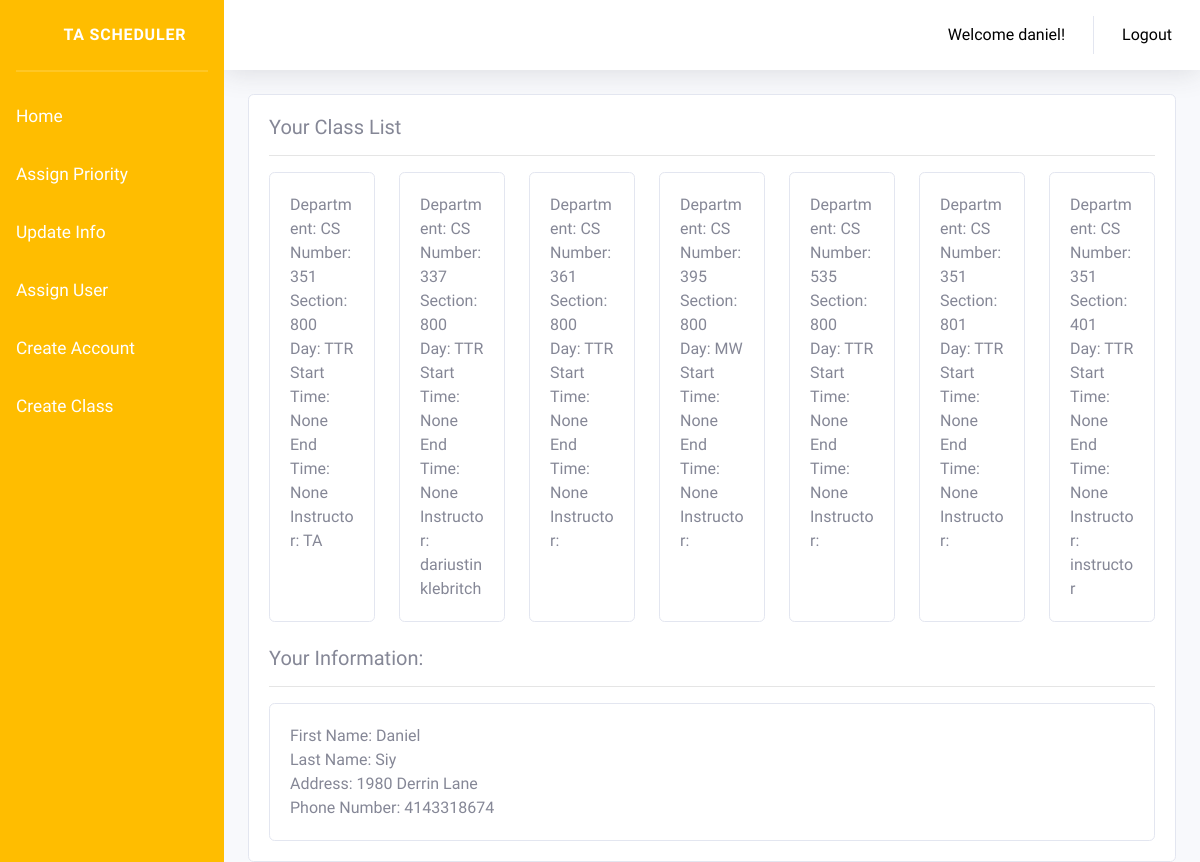
Page /home/ (signed in) on the earlier database version.
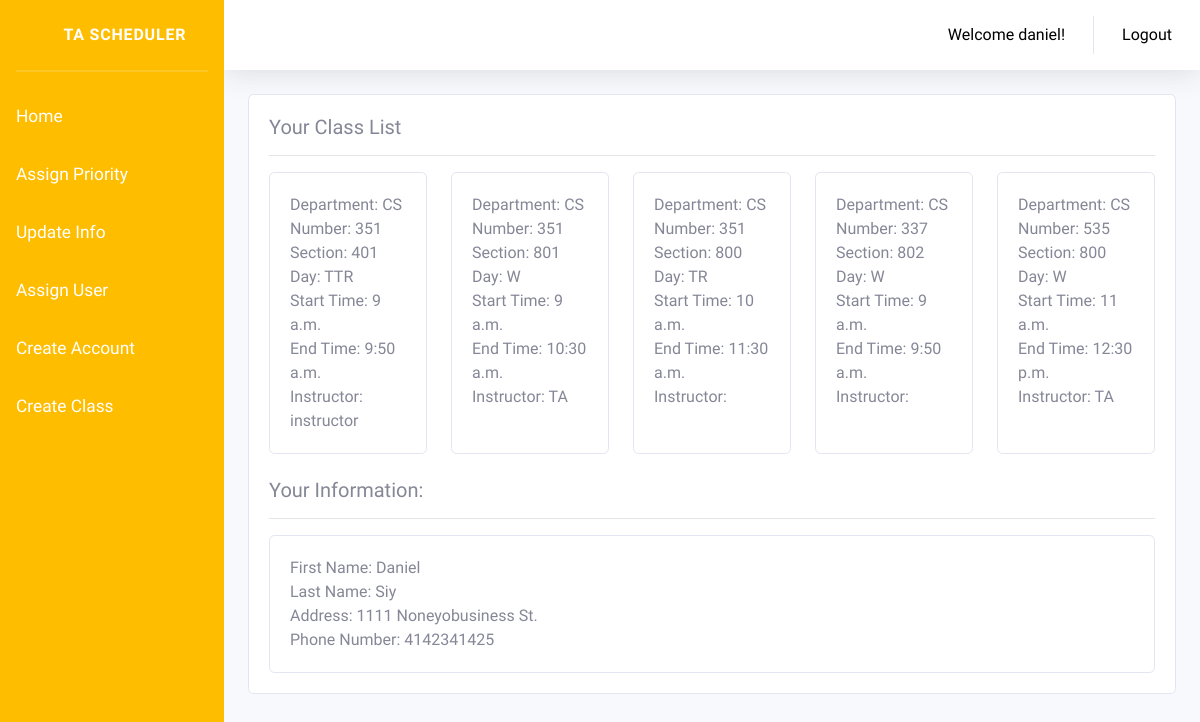
Same page on the later database version.
### CS361WebApp/models.py (models this page shows, shortened)
class CourseTime(models.Model):
    department = models.CharField(max_length=50, validators=[validate_alpha])
    number = models.CharField(max_length=50, validators=[validate_numeric])
    start = models.TimeField(auto_now=False, auto_now_add=False, null=True)
    end = models.TimeField(auto_now=False, auto_now_add=False, null=True)
    day = models.CharField(max_length=50, validators=[validate_alpha])
    section = models.CharField(max_length=50, validators=[validate_numeric])
    instructor = models.CharField(max_length=50, blank=True)

### user/models.py (models this page shows, shortened)
class Profile(models.Model):
    user = models.OneToOneField(User, on_delete=models.CASCADE)
    role = models.IntegerField(choices=ROLE_CHOICES, default=1)
    firstname = models.CharField(max_length=50, blank=True)
    lastname = models.CharField(max_length=50, blank=True)
    address = models.CharField(max_length=80, blank=True)
    phone = models.CharField(max_length=20, blank=True)

### CS361WebApp/views.py (the view)
# urls.py: path('home/', views.home, name='CS361WebApp-home'),
@login_required
def home(request):
    course_result = CourseTime.objects.all()
    profile = Profile.objects.filter(user=request.user)
    return render(request, 'CS361WebApp/home.html', {"courses": course_result, 'profile': profile})

### CS361WebApp/templates/CS361WebApp/home.html (shortened to what this page needs)
{% extends "CS361WebApp/base.html" %}
{% load static %}
{% block content %}
    <div class="card">
        <div class="card-body">
            <div class="card-title"><h5>Your Class List</h5></div>
            <hr>
            <div class="card-deck">
                {% for class in courses %}
                    <div class="card">
                        <div class="card-body">
                            <div class="card-text">
                            Department: {{ class.department }}<br>
                            Number: {{ class.number }}<br>
                            Section: {{ class.section }}<br>
                            Day: {{ class.day }}<br>
                            Start Time: {{ class.start }}<br>
                            End Time: {{ class.end }}<br>
                            Instructor: {{ class.instructor }}
                            </div>
                        </div>
                    </div>
                {% endfor %}
            </div>
        <br>
            <div>
                <div class="card-title"><h5>Your Information:</h5></div>
                <hr>
                <div class="card-deck">
                    {% for person in profile %}
                     <div class="card">
                        <div class="card-body">
                            <div class="card-text">
                               First Name: {{ person.firstname }}<br>
                               Last Name: {{ person.lastname }}<br>
                               Address: {{ person.address }}<br>
                               Phone Number: {{ person.phone }}<br>
                            </div>
                        </div>
                     </div>
                    {% endfor %}
                </div>
            </div>
        </div>
    </div>
{% endblock content %}

### CS361WebApp/templates/CS361WebApp/base.html (shortened to what this page needs)
{% load static %}
<html>
<head>
    <link rel="stylesheet" href="https://stackpath.bootstrapcdn.com/bootstrap/4.3.1/css/bootstrap.min.css"
>
    <link href="{% static 'css/sb-admin-2.min.css' %}" rel="stylesheet">
    <link href="{% static 'vendor/fontawesome-free/css/all.min.css' %}" rel="stylesheet"
          type="text/css">
</head>
<body id="page-top">
<div id="wrapper">
    <ul class="navbar-nav bg-gradient-primary sidebar sidebar-dark accordion" id="accordionSidebar">
        <a class="sidebar-brand d-flex align-items-center justify-content-center" href="">
            <div class="sidebar-brand-icon">
                <i class="fas fa-chalkboard-teacher"></i>
            </div>
            <div class="sidebar-brand-text mx-3">TA Scheduler</div>
        </a>
        <hr class="sidebar-divider my-0">
        <hr class="sidebar-divider">
        {% if user.is_authenticated %}
            <li class="nav-item">
                <a class="nav-link" href="{% url 'CS361WebApp-home' %}"><span>Home  <i
                        class="fas fa-home"></i></span></a>
                <a class="nav-link" href="{% url 'CS361WebApp-classList' %}"><span>Assign Priority  <i
                        class="fas fa-list"></i></span></a>
                <a class="nav-link" href="{% url 'CS361WebApp-updateinfo' %}"><span>Update Info  <i
                        class="fas fa-list"></i></span></a>
                <a class="nav-item nav-link" href="{% url 'CS361WebApp-assign' %}"><span>Assign User  <i
                            class="far fa-user"></i></span></a>
                {% if user.is_staff %}
                    <a class="nav-item nav-link" href="{% url 'register' %}"><span>Create Account  <i
                            class="fas fa-user-circle"></i></span></a>
                    <a class="nav-item nav-link" href="{% url 'CS361WebApp-coursetime' %}"><span>Create Class  <i
                            class="fas fa-chalkboard"></i></span></a>
                {% endif %}
            </li>
        {% endif %}
    </ul>
    <div id="content-wrapper" class="d-flex flex-column">
        <div id="content">
            <nav class="navbar navbar-expand navbar-light bg-white topbar mb-4 static-top shadow">
                <ul class="navbar-nav ml-auto">
                    <ul class="navbar-nav ml-auto">
                        {% if user.is_authenticated %}
                            <li class="nav-item dropdown no-arrow">
                                <a class="nav-item nav-link" href="#"
                                   style="color: black">Welcome {{ user.username }}!</a>
                            </li>
                        <li class="nav-item dropdown no-arrow">
                            <a class="nav-item nav-link" href="{% url 'logout' %}" style="color: black">Logout</a>
                        </li>
                        {% endif %}
                    </ul>
                </ul>
            </nav>
            <div class="container-fluid" style="margin-top: 0px; padding-top: 0px;">
                {% block content %}{% endblock content %}
            </div>
        </div>
    </div>
</div>
</body>
<body>
</body>
</html>

### CS361WebApp/templates/CS361WebApp/base.html (style rules this page uses)
.sidebar-dark .nav-item .nav-link { color: white; }
.sidebar .nav-item .nav-link span { font-size: 13pt; }
.sidebar-dark .nav-item .nav-link i { font-size: 13pt }

Differences in the rows shown:
removed CourseTime: department "CS", number "351", section "800", day "TTR", start "None", end "None", instructor "TA"
removed CourseTime: department "CS", number "337", section "800", day "TTR", start "None", end "None", instructor "dariustinklebritch"
removed CourseTime: department "CS", number "361", section "800", day "TTR", start "None", end "None"
removed CourseTime: department "CS", number "395", section "800", day "MW", start "None", end "None"
removed CourseTime: department "CS", number "535", section "800", day "TTR", start "None", end "None"
removed CourseTime: department "CS", number "351", section "801", day "TTR", start "None", end "None"
removed CourseTime: department "CS", number "351", section "401", day "TTR", start "None", end "None", instructor "instructor"
added CourseTime: department "CS", number "351", section "401", day "TTR", start "9 a.m.", end "9:50 a.m.", instructor "instructor"
added CourseTime: department "CS", number "351", section "801", day "W", start "9 a.m.", end "10:30 a.m.", instructor "TA"
added CourseTime: department "CS", number "351", section "800", day "TR", start "10 a.m.", end "11:30 a.m."
added CourseTime: department "CS", number "337", section "802", day "W", start "9 a.m.", end "9:50 a.m."
added CourseTime: department "CS", number "535", section "800", day "W", start "11 a.m.", end "12:30 p.m.", instructor "TA"
changed Profile "Daniel": address "1980 Derrin Lane" → "1111 Noneyobusiness St."; phone "4143318674" → "4142341425"
